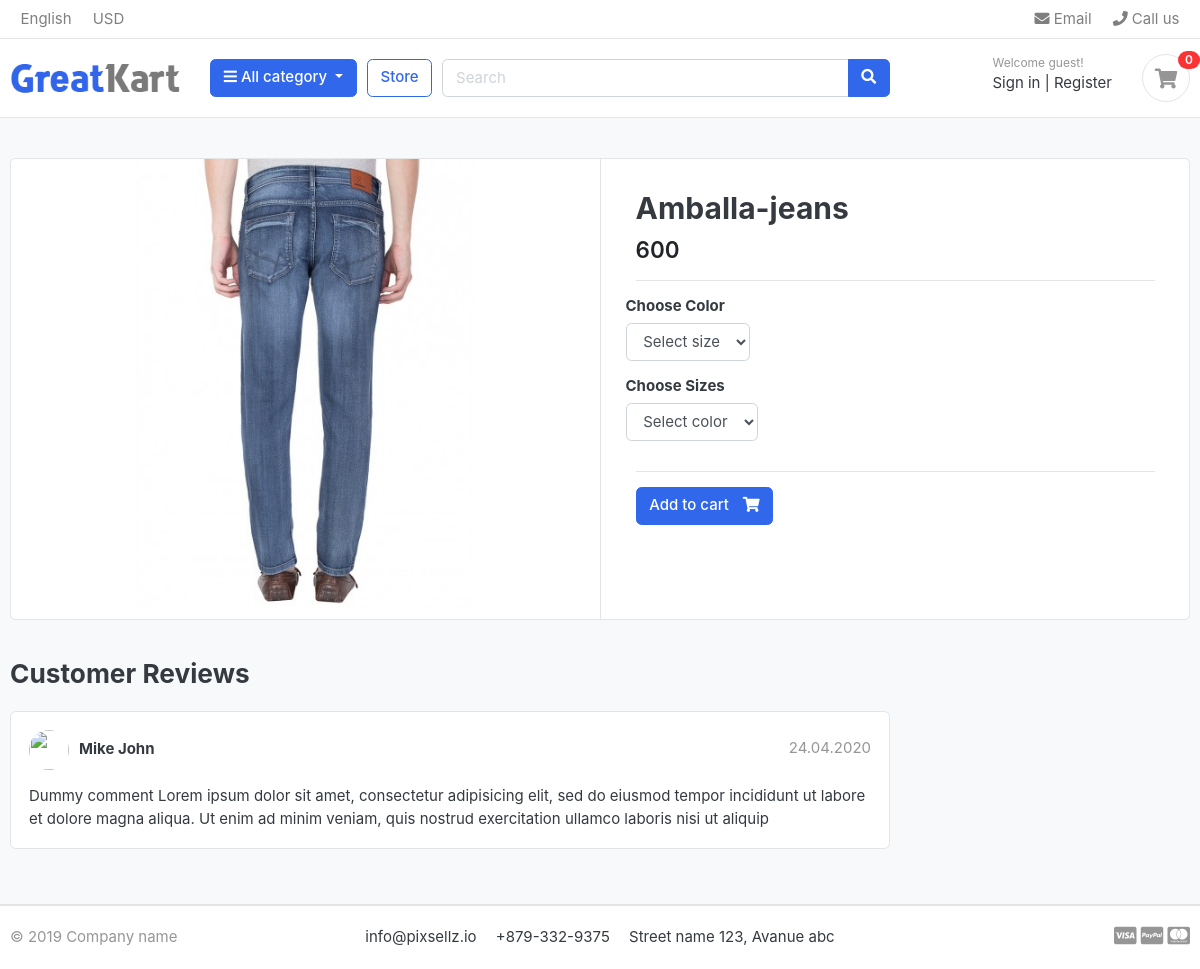
Screenshot of /store/jeans/amballa-jeans with the database file from the repository.
### store/models.py (models this page shows, shortened)
class Product(models.Model):
    product_name = models.CharField(max_length=200, unique=True)
    slug = models.SlugField(max_length=200, unique=True)
    description = models.TextField(blank=True)
    image = models.ImageField(upload_to='photos/products')
    category = models.ForeignKey(Category, on_delete=models.CASCADE)
    stock = models.IntegerField()
    price = models.IntegerField()
    is_avaliable = models.BooleanField()
    created_at = models.DateTimeField(auto_now_add=True)
    updated_at = models.DateTimeField(auto_now=True)

### store/views.py (the view)
# urls.py: path('<slug:category_slug>/<slug:product_slug>', views.product_detail, name='product-detail'),
def product_detail(request, category_slug, product_slug):
    try:
      product = Product.objects.get(category__slug=category_slug, slug=product_slug)
      is_cart_product = CartItem.objects.filter(cart__cart_id = _cart_id(request), product=product).exists()
      print(is_cart_product)
    except Exception as e:
        raise e
    context = {
        'single_product': product,
        'in_cart': is_cart_product
    }
    return render (request, 'product-detail.html', context=context)

### carts/context_processor.py (called while the page is built)
def cart_counter(request):
    counter = 0
    try:
        cart =Cart.objects.filter(cart_id=_cart_id(request))
        cart_items = CartItem.objects.all().filter(cart=cart[:1])
        for _ in cart_items:
          counter += 1
    except Cart.DoesNotExist:
       counter = {}
    return dict(cart_count=counter)

### carts/views.py (called while the page is built)
def _cart_id(request):
    cart = request.session.session_key
    if not cart:
        print('new session key has been added')
        request.session.create()
    return cart

### category/context_processor.py (called while the page is built)
def all_category(request):
    all_category_links = Category.objects.all()
    return {'all_category_links': all_category_links}

### category/models.py (called while the page is built)
    def get_url(self):
        return reverse('category-link', args=[self.category_name])

### store/models.py (called while the page is built)
    def colors(self):
        return super().get_queryset().filter(variation_category='color')

    def sizes(self):
        return super().get_queryset().filter(variation_category='size')

### templates/product-detail.html (shortened to what this page needs)
{% extends 'base.html' %} {% block content %}
<section class="section-content padding-y bg">
  <div class="container">
    <div class="card">
      <div class="row no-gutters">
        <aside class="col-md-6">
          <article class="gallery-wrap">
            <div class="img-big-wrap">
              <a href="#"><img src="{{single_product.image.url }}" /></a>
            </div>
          </article>
        </aside>
        <main class="col-md-6 border-left">
          <form
            method="post"
            action="{% url 'add-product' single_product.id %}"
          >
            <article class="content-body">
              <h2 class="title">{{single_product.product_name}}</h2>
              <div class="mb-3">
                <var class="price h4">{{single_product.price}}</var>
              </div>
              <hr />
              <div class="row">
                <div class="item-option-select">
                  <h6>Choose Color</h6>
                  <select name="color" class="form-control">
                    <option value="" disabled selected>Select size</option>
                  </select>
                </div>
              </div>
              <div class="row">
                <div class="item-option-select">
                  <h6>Choose Sizes</h6>
                  <select name="size" class="form-control">
                    <option value="" disabled selected>Select color</option>
                  </select>
                </div>
              </div>
              <hr />
              {% if single_product.stock > 0 %} {% if in_cart %}
              <a
                href="{% url 'add-product' single_product.id %}"
                class="btn btn-primary"
              >
                <span class="text">Add to cart</span>
                <i class="fas fa-shopping-cart"></i>
              </a>
              <a href="{% url 'cart-page' %}" class="btn btn-success">
                <span class="text">View in Cart</span>
                <i class="fas fa-eye"></i>
              </a>
              {% else %}
              <button type="submit" class="btn btn-primary">
                <span class="text">Add to cart</span>
                <i class="fas fa-shopping-cart"></i>
              </button>
              {% endif %} {% else %}
              <h5>Product out of stock</h5>
              {% endif %}
            </article>
          </form>
        </main>
      </div>
    </div>
    <br />
    <div class="row">
      <div class="col-md-9">
        <header class="section-heading">
          <h3>Customer Reviews</h3>
        </header>
        <article class="box mb-3">
          <div class="icontext w-100">
            <img src="#" class="img-xs icon rounded-circle" />
            <div class="text">
              <span class="date text-muted float-md-right">24.04.2020 </span>
              <h6 class="mb-1">Mike John</h6>
            </div>
          </div>
          <div class="mt-3">
            <p>
              Dummy comment Lorem ipsum dolor sit amet, consectetur adipisicing
              elit, sed do eiusmod tempor incididunt ut labore et dolore magna
              aliqua. Ut enim ad minim veniam, quis nostrud exercitation ullamco
              laboris nisi ut aliquip
            </p>
          </div>
        </article>
      </div>
    </div>
  </div>
</section>
{% endblock content %}

### static/css/ui.css (style rules this page uses)
html { font-family: "Inter", sans-serif; font-size: 15px; }
.content-body { flex: 1 1 auto; padding: 2rem 2.3rem; }
.img-xs, .img-sm, .img-md, .img-lg { -o-object-fit: cover; object-fit: cover; flex-shrink: 0; flex-grow: 0; }
.img-xs { width: 40px; height: 40px; }
.padding-y { padding-top: 40px; padding-bottom: 40px; }
var { font-style: normal; }
article:after, .form-group:after { display: block; clear: both; content: ""; }
.bg { background-color: #f8f9fa; }
.section-heading { margin-bottom: 20px; margin-top: 15px; }
p:last-child { margin-bottom: 0; }
.btn .text + i { margin-left: 10px; }
.icontext { display: inline-flex; align-items: center; vertical-align: middle; }
.icontext .text { width: 100%; line-height: 1.2; }
.icontext .icon { position: relative; margin-right: 10px; flex-shrink: 0; flex-grow: 0; }
.price { font-weight: 600; color: #212529; }
.box { padding: 18px; background: #fff; border-radius: 0.37rem; border: 1px solid #e4e4e4; }
.box img { max-width: 100%; }
.gallery-wrap .img-big-wrap { margin-bottom: 10px; border-radius: 0.37rem; overflow: hidden; background-color: #fff; }
.gallery-wrap .img-big-wrap a { text-align: center; display: block; }
.gallery-wrap .img-big-wrap img { height: 450px; width: auto; display: inline-block; }
.item-option-select { margin-bottom: 1rem; display: inline-block; margin-right: 15px; }

### rows the page displays
Product: image (picture), product_name "Amballa-jeans", price "600"

### other values shown
{{ cart_count }} "0"
